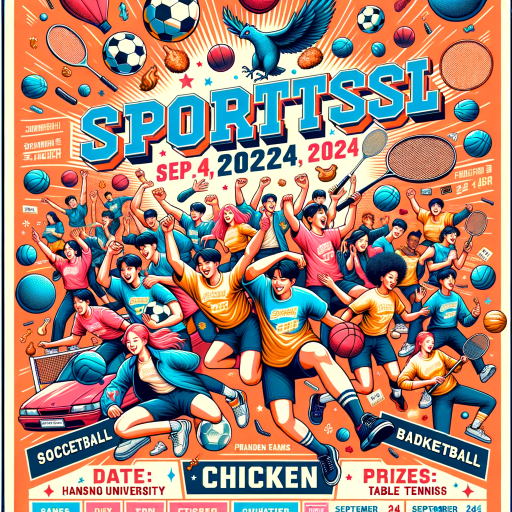
#> input picture image/origin_image/test2.jpg, 1024 x 1024 px, given in place of imgage_test2-mask.png, which was not available (shown at 1/2 size)
$ python make_text_mask.py
#> lines starting #> are read from the running program, lines starting #| are printed output that depends on the picture
import cv2
import pytesseract
from pytesseract import Output

# 이미지 파일 로드
image_path = 'ppurio_brothers_backup/image/mask/imgage_test2-mask.png'  # 처리할 이미지 경로
image = cv2.imread(image_path)
#> image is the input picture: shape (1024, 1024, 3); mean B, G, R 122.1, 136.3, 167.7

# 1. 원본 이미지 출력
cv2.imshow('Original Image', image)
cv2.waitKey(0)
cv2.destroyAllWindows()

# 2. 이미지를 흑백으로 변환 (OCR 성능 향상을 위해)
gray_image = cv2.cvtColor(image, cv2.COLOR_BGR2GRAY)
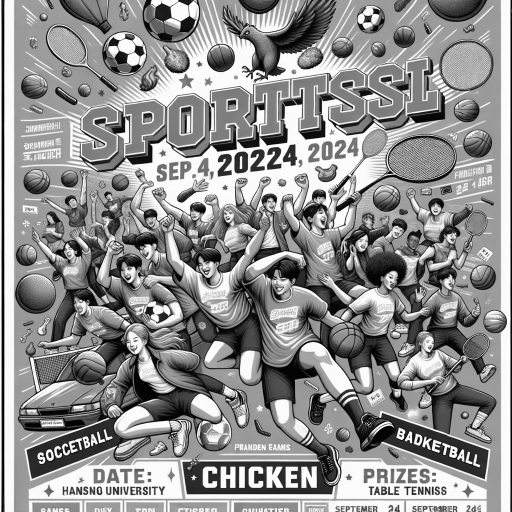
#> gray_image: shape (1024, 1024) (shown at 1/2 size); min 0, max 255, mean 144.1

# 흑백 이미지 출력
cv2.imshow('Gray Image', gray_image)
cv2.waitKey(0)
cv2.destroyAllWindows()

# 3. Tesseract를 사용하여 이미지에서 텍스트 영역을 감지
#> (the run stopped early here; a loop or call above may not have finished)

$ run again, on image/origin_image/Image_test.png
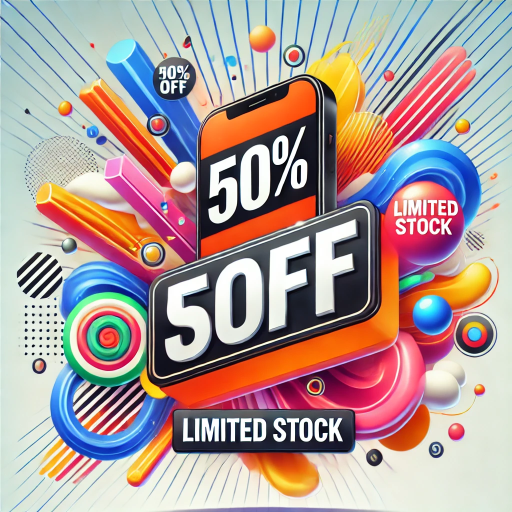
#> input picture image/origin_image/Image_test.png, 1024 x 1024 px, given in place of imgage_test2-mask.png, which was not available (shown at 1/2 size)
#> image is the input picture: shape (1024, 1024, 3); mean B, G, R 152.1, 155.1, 175.5
#> `gray_image = cv2.cvtColor(image, cv2.COLOR_BGR2GRAY)`:
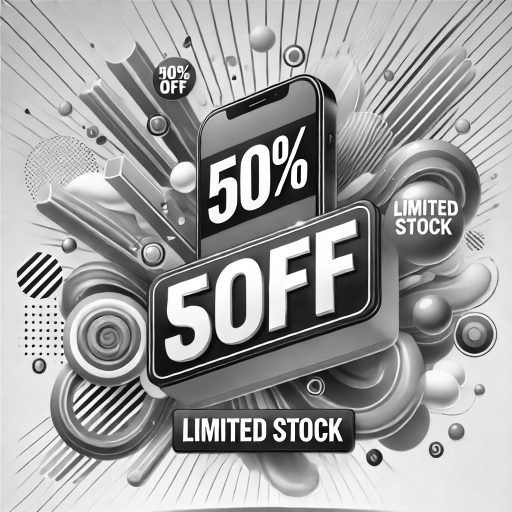
#> gray_image: shape (1024, 1024) (shown at 1/2 size); min 0, max 255, mean 160.8
